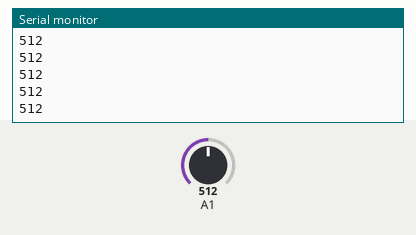
Bench run of a sketch on a simulated Arduino Uno, built with avr-gcc and run on an emulated ATmega328P. Shown: the last lines printed to the serial monitor. Inputs (shaded band) come from the test bench; at power-on: A1 = 512.

Above: at 1.2 s.
1.3 s: A1 set to 716
At 1.56 s:
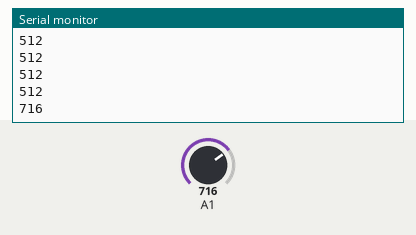
2.8 s: A1 set to 900
At 2.96 s:
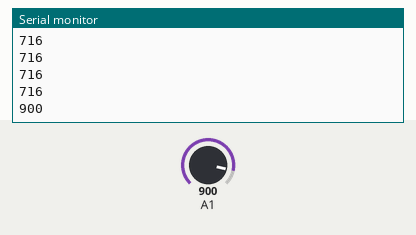
Timing chart, 0 to 5.8 s (numbered marks = the images above; inputs shaded):
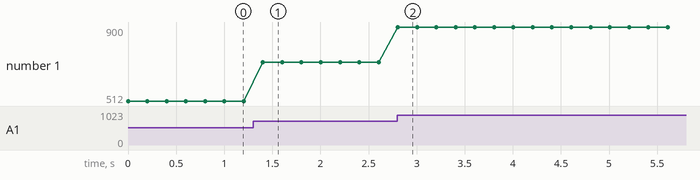

The sketch:

ADC-light.ino
```cpp
void setup() {
  Serial.begin(9600);
  pinMode(A1, INPUT);
}
void loop() {
  int i = analogRead(A1);
  Serial.println(i);
  delay(200);
}
```

Measured:
- after the input at 1.3 s, the serial monitor: prints a new line after 0.10 s (image 1)
- after the input at 2.8 s, the serial monitor: prints a new line at once (image 2)
- plotted number 1: 512 → 716 after the input at 1.3 s, 716 → 900 after the input at 2.8 s
